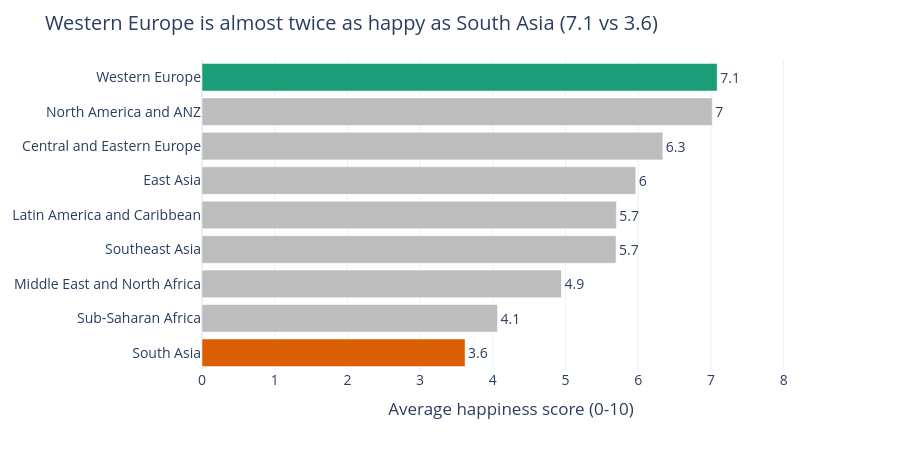

The notebook cell this image was saved under:
### Markdown cell above
---
## Task 1 — Regional Comparison Bar Chart

**What to build:** A horizontal bar chart showing the **average happiness score by region**, sorted from highest to lowest.

**Requirements:**
- Horizontal orientation (category names are long)
- Sorted by score, descending (so the happiest region is at the top)
- Zero baseline on x-axis
- At least one design choice that goes beyond the Plotly default (colour, annotation, labels, etc.)
- An insight title that answers: *which region stands out and why does it matter?*

**Hint:** Use `df.groupby('Region')['Happiness_Score'].mean()` to compute the averages.

### Code cell
# Task 1: Regional comparison bar chart
# -------------------------------------

# Step 1: Compute average happiness score by region
region_avg = (df.groupby('Region')['Happiness_Score']
              .mean()
              .reset_index()
              .sort_values('Happiness_Score')) 

print(region_avg)

# Step 2: Build your chart
# YOUR CODE HERE
best = region_avg.iloc[-1]['Region']   
worst = region_avg.iloc[0]['Region']   
region_avg['Colour'] = ['#1B9E77' if r == best     
                        else '#D95F02' if r == worst 
                        else '#BDBDBD'               
                        for r in region_avg['Region']]

fig1 = px.bar(
    region_avg,             
    x='Happiness_Score',        
    y='Region',                 
    orientation='h',            
    text=region_avg['Happiness_Score'].round(1), 
)

fig1.update_traces(
    marker_color=region_avg['Colour'], 
    textposition='outside',           
)

fig1.update_layout(
    title='Western Europe is almost twice as happy as South Asia (7.1 vs 3.6)', 
    template='plotly_white',          
    font=dict(size=14),                
    xaxis_title='Average happiness score (0-10)',  
    yaxis_title=None,                   
    showlegend=False,                   
    height=450,
)

fig1.update_xaxes(range=[0, 8.5])       
fig1.show()

### Figure 1 — Plotly figure (JSON) as saved in the notebook; plotly's stock layout.template omitted (floating-point values rounded to 4 significant figures)
{"data": [{"hovertemplate": "Happiness_Score=%{x}<br>Region=%{y}<br>text=%{text}<extra></extra>", "legendgroup": "", "marker": {"color": ["#D95F02", "#BDBDBD", "#BDBDBD", "#BDBDBD", "#BDBDBD", "#BDBDBD", "#BDBDBD", "#BDBDBD", "#1B9E77"], "pattern": {"shape": ""}}, "name": "", "orientation": "h", "showlegend": false, "text": [3.6, 4.1, 4.9, 5.7, 5.7, 6.0, 6.3, 7.0, 7.1], "textposition": "outside", "type": "bar", "x": [3.618, 4.065, 4.943, 5.695, 5.699, 5.966, 6.338, 7.018, 7.086], "xaxis": "x", "y": ["South Asia", "Sub-Saharan Africa", "Middle East and North Africa", "Southeast Asia", "Latin America and Caribbean", "East Asia", "Central and Eastern Europe", "North America and ANZ", "Western Europe"], "yaxis": "y"}], "layout": {"barmode": "relative", "font": {"size": 14}, "height": 450, "legend": {"tracegroupgap": 0}, "margin": {"t": 60}, "showlegend": false, "title": {"text": "Western Europe is almost twice as happy as South Asia (7.1 vs 3.6)"}, "xaxis": {"anchor": "y", "domain": [0, 1], "range": [0, 8.5], "title": {"text": "Average happiness score (0-10)"}}, "yaxis": {"anchor": "x", "domain": [0, 1], "title": {}}}}
